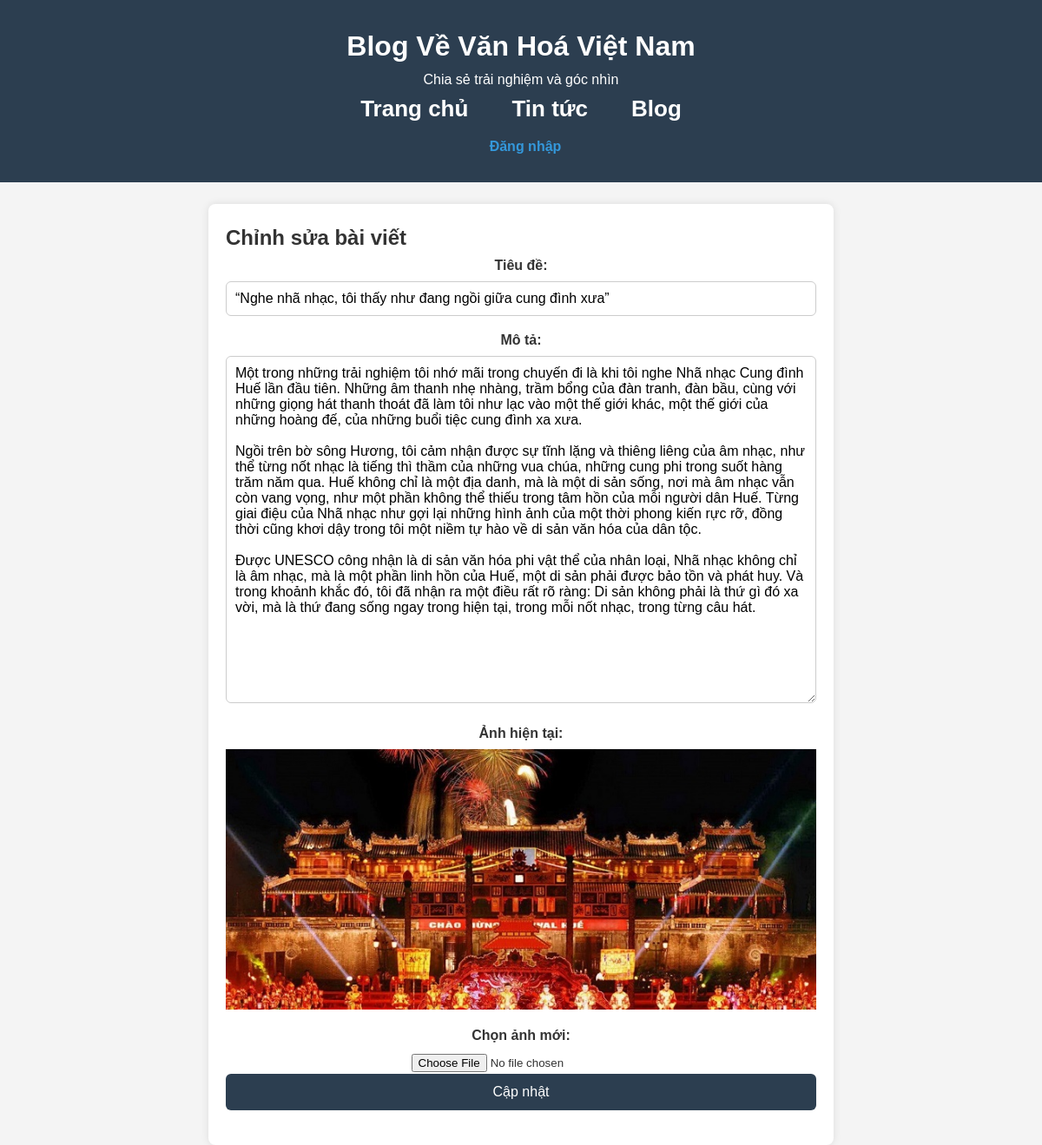
The page /pages/blog-news/blog/edit.php?id=25 on the database its author committed.
### tables this page shows
CREATE TABLE `blog_articles` (
  `id` int(11) NOT NULL,
  `title` varchar(255) NOT NULL,
  `tac_gia` varchar(255) NOT NULL,
  `description` text NOT NULL,
  `ngay_dang` datetime DEFAULT current_timestamp(),
  `hinhanh` varchar(255) DEFAULT 'default.jpg',
  `luot_xem` int(11) DEFAULT 0,
  `luot_thich` int(11) DEFAULT 0,
  `link` varchar(255) NOT NULL
);

### pages/blog-news/blog/edit.php (the view, shortened to what this page needs)
<?php
include '../../../includes/db.php';
$id = isset($_GET['id']) ? (int)$_GET['id'] : 0;
$sql = "SELECT * FROM blog_articles WHERE id = ?";
$stmt = $conn->prepare($sql);
$stmt->bind_param("i", $id);
$stmt->execute();
$result = $stmt->get_result();
$blog = $result->fetch_assoc();
?>
<!DOCTYPE html>
<html lang="vi">
<head>
    <link rel="stylesheet" href="../styles/blog.css">
    <link rel="stylesheet" href="../includes/header.css">
</head>
<body>
    <?php include '../includes/header-blog.php'; ?>
    <div class="container">
        <h2>Chỉnh sửa bài viết</h2>
        <form action="update-blog.php" method="POST" enctype="multipart/form-data">
    <label>Tiêu đề:</label>
    <input type="text" name="title" value="<?php echo htmlspecialchars($blog['title']); ?>" required>
    <label>Mô tả:</label>
    <textarea name="description" required><?php echo htmlspecialchars($blog['description']); ?></textarea>
    <label>Ảnh hiện tại:</label>
    <?php if (!empty($blog['hinhanh'])): ?>
        <img src="./images/<?php echo htmlspecialchars($blog['hinhanh']); ?>" alt="Ảnh bài viết" style="width: 100%; max-height: 300px; object-fit: cover; margin-bottom: 10px;">
    <?php else: ?>
        <p style="color: gray;">Không có ảnh</p>
    <?php endif; ?>
    <label>Chọn ảnh mới:</label>
    <input type="file" name="new_image" accept="image/*">
    <button type="submit">Cập nhật</button>
</form>
    </div>
</body>
</html>

### pages/blog-news/styles/blog.css (style rules this page uses)
* { margin: 0; padding: 0; box-sizing: border-box; font-family: Arial, sans-serif; }
body { background-color: #f4f4f4; color: #333; line-height: 1.6; }
.container { max-width: 900px; margin: 20px auto; padding: 20px; background: white; box-shadow: 0px 0px 10px rgba(0, 0, 0, 0.1); border-radius: 5px; }
form { text-align: center; margin-bottom: 20px; }
input[type="text"] { padding: 8px; width: 60%; border: 1px solid #ccc; border-radius: 5px; }
button { padding: 8px 15px; background: #2980b9; color: white; border: none; border-radius: 5px; cursor: pointer; transition: background 0.3s; }

### pages/blog-news/blog/edit.php (style rules this page uses)
body { font-family: Arial, sans-serif; background: #f4f4f4; padding: 0px; }
.container { max-width: 60%; margin: auto; margin-top: 25px; background: white; padding: 20px; box-shadow: 0px 0px 10px rgba(0, 0, 0, 0.1); border-radius: 8px; }
label { font-weight: bold; margin-bottom: 5px; display: block; }
input[type="text"], textarea { width: 100%; padding: 10px; border: 1px solid #ccc; border-radius: 6px; margin-bottom: 15px; font-size: 16px; }
textarea { height: 400px; resize: vertical; }
button { background: #2c3e50; color: white; padding: 12px 20px; border: none; border-radius: 6px; cursor: pointer; font-size: 16px; width: 100%; }

### rows shown on the page
blog_articles: title "“Nghe nhã nhạc, tôi thấy như đang ngồi giữa cung đình xưa”", description "Một trong những trải nghiệm tôi nhớ mãi trong chuyến đi là khi tôi nghe Nhã nhạc Cung đình Huế lần đầu tiên. Những âm thanh nhẹ nhàng, trầm bổng của đàn tranh, đàn bầu, cùng với những giọng hát thanh thoát đã làm tôi như lạc vào một thế giới khác, một thế giới của những hoàng đế, của những buổi tiệc cung đình xa xưa. Ngồi trên bờ sông Hương, tôi cảm nhận được sự tĩnh lặng và thiêng liêng của âm nhạc, như thể từng nốt nhạc là tiếng thì thầm của những vua chúa, những cung phi trong suốt hàng trăm năm qua. Huế không chỉ là một địa danh, mà là một di sản sống, nơi mà âm nhạc vẫn còn vang vọng, như một phần không thể thiếu trong tâm hồn của mỗi người dân Huế. Từng giai điệu của Nhã nhạc như gợi…", hinhanh (picture)
